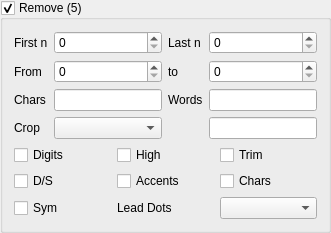
         <widget class="QGroupBox" name="removeBox">
          <property name="enabled">
           <bool>true</bool>
          </property>
          <property name="title">
           <string>Remove (5)</string>
          </property>
          <property name="flat">
           <bool>false</bool>
          </property>
          <property name="checkable">
           <bool>true</bool>
          </property>
          <layout class="QVBoxLayout" name="verticalLayout_3">
           <item>
            <layout class="QGridLayout" name="gridLayout_3">
             <item row="2" column="0">
              <widget class="QLabel" name="label_7">
               <property name="text">
                <string>Chars</string>
               </property>
              </widget>
             </item>
             <item row="1" column="0">
              <widget class="QLabel" name="label_6">
               <property name="text">
                <string>From</string>
               </property>
              </widget>
             </item>
             <item row="3" column="0">
              <widget class="QLabel" name="label_8">
               <property name="text">
                <string>Crop</string>
               </property>
              </widget>
             </item>
             <item row="3" column="1">
              <widget class="QComboBox" name="removeCropCombo"/>
             </item>
             <item row="0" column="2">
              <widget class="QLabel" name="label_9">
               <property name="text">
                <string>Last n</string>
               </property>
              </widget>
             </item>
             <item row="0" column="1">
              <widget class="QSpinBox" name="removeFirstNSpin"/>
             </item>
             <item row="2" column="1">
              <widget class="QLineEdit" name="removeCharsLineEdit"/>
             </item>
             <item row="1" column="2">
              <widget class="QLabel" name="label_10">
               <property name="text">
                <string>to</string>
               </property>
              </widget>
             </item>
             <item row="2" column="2">
              <widget class="QLabel" name="label_11">
               <property name="text">
                <string>Words</string>
               </property>
              </widget>
             </item>
             <item row="1" column="1">
              <widget class="QSpinBox" name="removeFromSpin"/>
             </item>
             <item row="0" column="0">
              <widget class="QLabel" name="label_5">
               <property name="text">
                <string>First n</string>
               </property>
              </widget>
             </item>
             <item row="0" column="3">
              <widget class="QSpinBox" name="removeLastNSpin"/>
             </item>
             <item row="1" column="3">
              <widget class="QSpinBox" name="removeToSpin"/>
             </item>
             <item row="2" column="3">
              <widget class="QLineEdit" name="removeWordsLineEdit"/>
             </item>
             <item row="3" column="3">
              <widget class="QLineEdit" name="removeCropEdit"/>
             </item>
            </layout>
           </item>
           <item>
            <layout class="QGridLayout" name="gridLayout_4">
             <item row="0" column="2">
              <widget class="QCheckBox" name="removeTrimCheck">
               <property name="text">
                <string>Trim</string>
               </property>
              </widget>
             </item>
             <item row="2" column="1">
              <widget class="QLabel" name="label_46">
               <property name="text">
                <string>Lead Dots</string>
               </property>
              </widget>
             </item>
             <item row="2" column="0">
              <widget class="QCheckBox" name="removeSymbolsCheck">
               <property name="text">
                <string>Sym</string>
               </property>
              </widget>
             </item>
             <item row="1" column="0">
              <widget class="QCheckBox" name="removeDSCheck">
               <property name="text">
                <string>D/S</string>
               </property>
              </widget>
             </item>
             <item row="0" column="0">
              <widget class="QCheckBox" name="removeDigitsCheck">
               <property name="text">
                <string>Digits</string>
               </property>
              </widget>
             </item>
             <item row="1" column="2">
              <widget class="QCheckBox" name="removeCharsCheck">
               <property name="text">
                <string>Chars</string>
               </property>
              </widget>
             </item>
             <item row="2" column="2">
              <widget class="QComboBox" name="removeLeadDotsCombo"/>
             </item>
             <item row="1" column="1">
              <widget class="QCheckBox" name="removeAccentCheck">
               <property name="text">
                <string>Accents</string>
               </property>
              </widget>
             </item>
             <item row="0" column="1">
              <widget class="QCheckBox" name="removeHighCheck">
               <property name="text">
                <string>High</string>
               </property>
              </widget>
             </item>
            </layout>
           </item>
          </layout>
         </widget>
